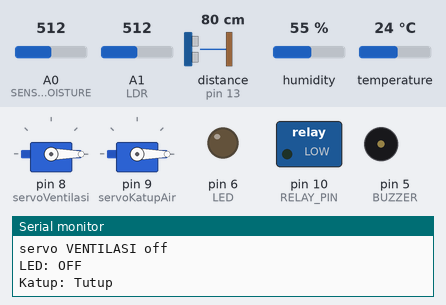
Bench run of a sketch on a simulated Arduino Uno, built with avr-gcc and run on an emulated ATmega328P. On the bench: 2 × servo, switched loads named in the sketch (green lamp = pin HIGH), output pins drawn as LEDs (lit = HIGH), buzzer (waves = sounding, pin HIGH), the last lines printed to the serial monitor. The inputs (shaded band) are chosen by the test bench; at power-on: distance to the obstacle (sensor on pin 13) 80 cm, temperature 24 °C, A0 (SENSOR_MOISTURE) = 512, A1 (LDR) = 512, humidity 55 %. The echo pulse lasts 58.3 µs per cm.

Above: at 3.9 s.
4.0 s: distance to the obstacle (sensor on pin 13) set to 11 cm
11.3 s: distance to the obstacle (sensor on pin 13) set to 8 cm
At 15.1 s:
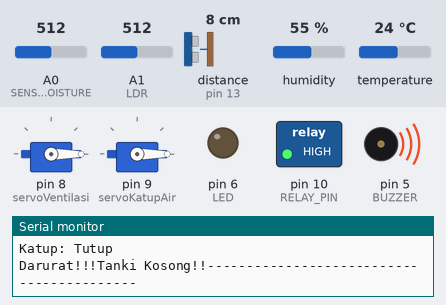
15.4 s: temperature set to 36.2 °C
19.0 s: temperature set to 37.9 °C
At 19.7 s:
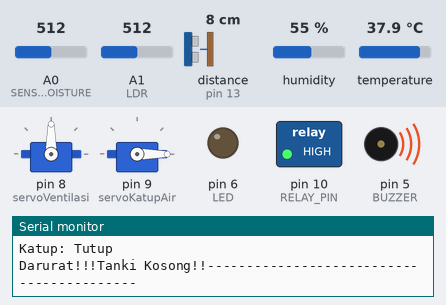
22.6 s: A0 (SENSOR_MOISTURE) set to 684
26.2 s: A0 (SENSOR_MOISTURE) set to 712
At 28.7 s:
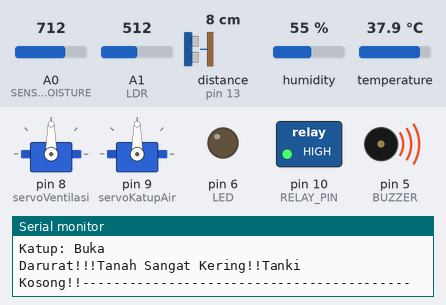
Timing chart, 0 to 30.2 s (numbered marks = the images above; inputs shaded):
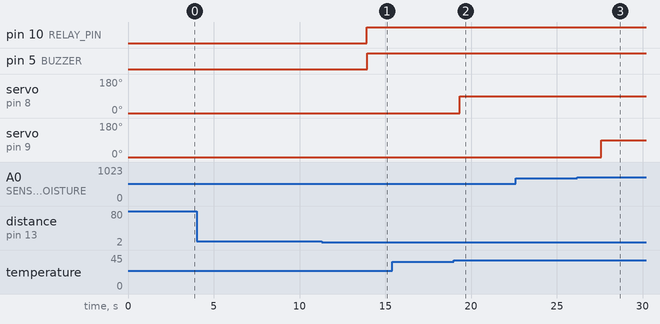

Measured:
- the behaviour switches between 10 and 9 cm on distance to the obstacle (sensor on pin 13) (found by bisection; images 0 and 1)
- the behaviour switches between 37 and 37.1 °C on temperature (found by bisection; images 1 and 2)
- the behaviour switches between 700 and 701 on A0 (SENSOR_MOISTURE) (found by bisection; images 2 and 3)
- after the input at 11.3 s, pin 10 (RELAY_PIN), pin 5 (BUZZER): LOW → HIGH after 2.6 s
- after the input at 19.0 s, servo on pin 8 (servoVentilasi): 0° → 90° after 0.35 s
- after the input at 26.2 s, servo on pin 9 (servoKatupAir): 0° → 90° after 1.4 s

The sketch:

arduino-mikro-kode.ino
```cpp
#include <Adafruit_Sensor.h>
#include <NewPing.h>
#include <DHT.h>
#include <Servo.h>

#define DHTPIN 4
#define LDR A1
#define LED 6
#define DHTTYPE DHT22
#define TRIGPIN 12
#define ECHOPIN 13
#define SENSOR_MOISTURE A0
#define BUZZER 5
#define RELAY_PIN 10

DHT dht(DHTPIN, DHTTYPE);
Servo servoVentilasi;
Servo servoKatupAir;
NewPing sonar(TRIGPIN, ECHOPIN, 100);

const float tankiEmptyLevel = 10.0;
const float tankiFullLevel = 100.0;
const int batasKelembapanTanah = 700; //Batas nilai ADC kelembapan tanah
bool emergency = false;

void setup() {
  Serial.begin(9600);
  dht.begin();

  // pinMode Aktuator
  servoVentilasi.attach(8);
  servoVentilasi.write(0);
  servoKatupAir.attach(9);
  servoKatupAir.write(0);
  pinMode(RELAY_PIN, OUTPUT);
  digitalWrite(RELAY_PIN, LOW);
  pinMode(LED, OUTPUT);
  digitalWrite(LED,LOW);
  pinMode(BUZZER, OUTPUT);
  digitalWrite(BUZZER, LOW);
}

void loop() {
  delay(500);
  int lightValue = analogRead(LDR);
  int valMoisture = analogRead(SENSOR_MOISTURE);
  float temp = dht.readTemperature() - 2.0;
  float humi = dht.readHumidity();
  float levelAir = bacaUltrasonic();

  if(!isnan(temp) && !isnan(humi)) {
    // Tampilkan hasil Serial Monitor
    Serial.print("Temperature: ");
    Serial.print(temp);
    Serial.println("°C");

    Serial.print("Kelembapan: ");
    Serial.print(humi);
    Serial.println("%");
    Serial.println("--------------------------");

    Serial.print("Intesitas Cahaya: ");
    Serial.println(lightValue);

    Serial.print("Nilai ADC: ");
    Serial.println(valMoisture);

    Serial.print("Water Level: ");
    Serial.print(levelAir);
    Serial.println(" cm");
    Serial.println("--------------------------");
  } else {
    Serial.println("Gagal Baca DHT sensor!");
  }

  // Buka Jendela JIka Panas
  if(temp > 35.00) {
    servoVentilasi.write(90);
    Serial.println("servo VENTILASI on");
  } else {
    servoVentilasi.write(0);
    Serial.println("servo VENTILASI off");
  }

  // Jika Pada malam hari < 500 lux valuenya
  if (lightValue < 500) {
    digitalWrite(LED, HIGH); // LED menyala jika malam
    Serial.println("LED: ON");
  } else {
    digitalWrite(LED, LOW);  // LED mati jika siang
    Serial.println("LED: OFF");
  }

  // Kontrol pompa air berdasarkan level air
  if (levelAir < tankiEmptyLevel) {
    digitalWrite(RELAY_PIN, HIGH); // Pompa menyala
    Serial.println("Pompa: ON");
  } else if (levelAir > tankiFullLevel) {
    digitalWrite(RELAY_PIN, LOW); // Pompa mati
    Serial.println("Pompa: OFF");
  }

  // Kontrol servo katup air untuk irigasi berdasarkan kelembapan tanah
  if (valMoisture > batasKelembapanTanah) { // Jika tanah kering
    servoKatupAir.write(90); //servo terbuka
    Serial.println("Katup: Buka");
  } else {
    servoKatupAir.write(0); // servo tertutup
    Serial.println("Katup: Tutup");
  }

  // Kondisi ketika emergency buzzer menyala
  if(temp > 38.0 || valMoisture > 700 || levelAir > tankiFullLevel || levelAir < tankiEmptyLevel) {
    digitalWrite(BUZZER, HIGH); //Aktifkan BUzzer
    emergency = true;

    // Tampilkan semua status bagian mana saja yg emergency
    Serial.print("Darurat!!!");
    if(temp > 38.00) Serial.print("Suhu udara sangat panas!!");
    if(valMoisture > 700) Serial.print("Tanah Sangat Kering!!");
    if(levelAir > tankiFullLevel) Serial.print("Air Luber!!");
    if(levelAir < tankiEmptyLevel) Serial.print("Tanki Kosong!!");
    Serial.println("------------------------------------------");
  } else {
    digitalWrite(BUZZER, LOW);
  }
  emergency = false;
  delay(2000);
}

// Function ultrasonik baca level air
float bacaUltrasonic() {
  int jarak = sonar.ping_cm();
  return jarak;
}
```
